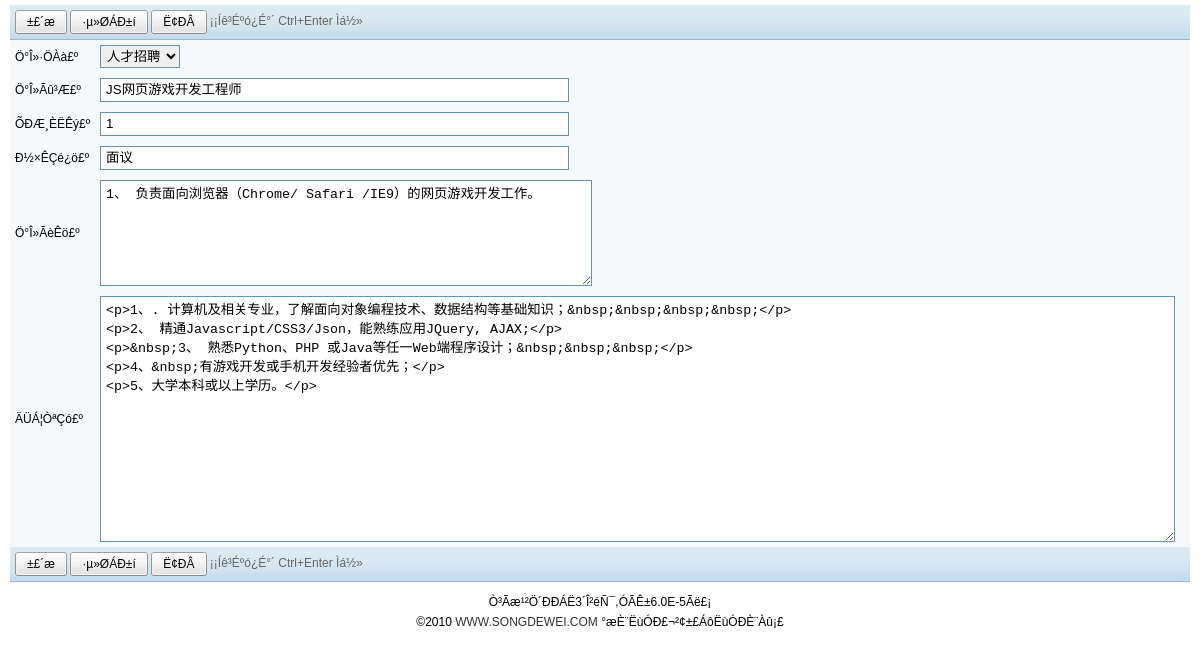
The page /admin/admin_jobs.php?action=edit&id=2 (signed in) on the database its author committed.
### tables this page shows
CREATE TABLE `sdw_jobs` (
  `id` int(11) NOT NULL auto_increment,
  `cid` int(11) default NULL,
  `jobtitle` varchar(30) default NULL,
  `numbers` int(11) default '1',
  `salary` varchar(20) default NULL,
  `jobdescription` varchar(200) default NULL,
  `content` mediumtext,
  `dateline` varchar(20) default NULL,
  `views` int(11) default '0',
  `audited` tinyint(4) default '0',
  PRIMARY KEY  (`id`)
);

### include/common.func.php (called while the page is built, shortened)
<?php
function get_editor($inputname,$value='',$width='100%',$height='400',$toolbarset='Default') {
   require_once ROOT_PATH.'/include/fckeditor/fckeditor.php';
   $fck = new FCKeditor($inputname);
   $fck->Width  = $width;
   $fck->Height = $height;
   $fck->Value  = $value;
   $fck->ToolbarSet = $toolbarset;
   $fck->BasePath = '../include/fckeditor/';
   return $fck->CreateHtml();
}
?>

### include/db_mysql.php (called while the page is built, shortened)
<?php
Class DB {
	function query($SQL,$method=''){
		$GLOBALS['tablepre']=='sdw_' or $SQL=str_replace('sdw_',$GLOBALS['tablepre'],$SQL);
		if($method=='U_B' && function_exists('mysql_unbuffered_query')){
			$query = mysql_unbuffered_query($SQL);
		}else{
			$query = mysql_query($SQL);
		}
		return $query;
	}
	function get_one($SQL){
		$query=$this->query($SQL,'U_B');
		$rs =&mysql_fetch_array($query, MYSQL_ASSOC);
		return $rs;
	}
}
?>

### include/content.func.php (called while the page is built, shortened)
<?php
function get_jobs_category($cid=0){
	global $db,$cfg;
	$category = array();
	$categoryquery = $db->query("SELECT * FROM sdw_jobs_cat ORDER BY displayorder ASC,cid ASC");
	while ($categoryrs = $db->fetch_array($categoryquery)){
		$categoryrs['caturl'] = $cfg['isstatic']==1 ? 'jobs-'.$categoryrs['cid'].'-1.html' : 'jobs.php?cid='.$categoryrs['cid'];
		$categoryrs['selected'] = $categoryrs['cid'] == $cid ? ' selected="selected"' : '';
		$category[$categoryrs['cup']][] = $categoryrs;
	}
	return $category;
}
?>

### sysdata/templates_c/admin/%%48^486^48608FDC%%admin_jobs.htm.php (the view, shortened to what this page needs)
<?php $_smarty_tpl_vars = $this->_tpl_vars;
$this->_tpl_vars = $_smarty_tpl_vars;
 ?>
<?php if ($_GET['action'] == 'addnew' || $_GET['action'] == 'edit'): ?>
<div class="main-div">
	<div class="toolbar">
		<span class="btn btn-dft" onclick="checkSubmit(document.jobs)" onmouseover="this.className='btn btn-hover'" onmouseup="this.className='btn btn-hover'" onmousedown="this.className='btn btn-active'" onmouseout="this.className='btn btn-dft'" tabindex="0"><span><?php echo $this->_tpl_vars['lang']['save']; ?>
</span></span>
		<span class="btn btn-dft" onclick="Location('<?php echo $_SERVER['PHP_SELF']; ?>
')" onmouseover="this.className='btn btn-hover'" onmouseup="this.className='btn btn-hover'" onmousedown="this.className='btn btn-active'" onmouseout="this.className='btn btn-dft'" tabindex="0"><span><?php echo $this->_tpl_vars['lang']['back_list']; ?>
</span></span>
		<span class="btn btn-dft" onclick="window.location.reload()" onmouseover="this.className='btn btn-hover'" onmouseup="this.className='btn btn-hover'" onmousedown="this.className='btn btn-active'" onmouseout="this.className='btn btn-dft'" tabindex="0"><span><?php echo $this->_tpl_vars['lang']['refresh']; ?>
</span></span>
		<span class="ctrlenter">¡¡<?php echo $this->_tpl_vars['lang']['ctrlenter']; ?>
</span>
	</div>
	<form name="jobs" action="<?php echo $_SERVER['PHP_SELF']; ?>
?action=save" method="post">
	<table border="0" cellspacing="0" cellpadding="0" class="form-table">
	  <tr>
		<td width="60"><?php echo $this->_tpl_vars['lang']['job_category']; ?>
£º</td>
		<td>
		<select name="cid">
			<?php $_from = $this->_tpl_vars['category']['0']; if (!is_array($_from) && !is_object($_from)) { settype($_from, 'array'); }if (count($_from)):
    foreach ($_from as $this->_tpl_vars['group']):
?>
			<option class="big" value="<?php echo $this->_tpl_vars['group']['cid']; ?>
"<?php echo $this->_tpl_vars['group']['selected']; ?>
<?php if ($this->_tpl_vars['group']['disabled'] == 1): ?> disabled="disabled"<?php endif; ?>><?php echo $this->_tpl_vars['group']['name']; ?>
</option>
			<?php endforeach; endif; unset($_from); ?>
		</select>
		</td>
	  </tr>
	  <tr>
		<td><?php echo $this->_tpl_vars['lang']['job_jobtitle']; ?>
£º</td>
		<td><input type="text" class="textinput" name="jobtitle" size="55" value="<?php echo $this->_tpl_vars['job']['jobtitle']; ?>
" /></td>
	  </tr>
	  <tr>
		<td><?php echo $this->_tpl_vars['lang']['job_numbers']; ?>
£º</td>
		<td><input type="text" class="textinput" name="numbers" size="55" value="<?php echo $this->_tpl_vars['job']['numbers']; ?>
" /></td>
	  </tr>
	  <tr>
		<td><?php echo $this->_tpl_vars['lang']['job_salary']; ?>
£º</td>
		<td><input type="text" class="textinput" name="salary" size="55" value="<?php echo $this->_tpl_vars['job']['salary']; ?>
" /></td>
	  </tr>
	  <tr>
		<td><?php echo $this->_tpl_vars['lang']['job_description']; ?>
£º</td>
		<td><textarea name="jobdescription" style="width:480px; height:100px;"><?php echo $this->_tpl_vars['job']['jobdescription']; ?>
</textarea></td>
	  </tr>
	  <tr>
		<td><?php echo $this->_tpl_vars['lang']['job_content']; ?>
£º</td>
		<td><?php echo $this->_tpl_vars['editor']; ?>
</td>
	  </tr>
	</table>
	</form>
	<div class="toolbar">
		<span class="btn btn-dft" onclick="checkSubmit(document.jobs)" onmouseover="this.className='btn btn-hover'" onmouseup="this.className='btn btn-hover'" onmousedown="this.className='btn btn-active'" onmouseout="this.className='btn btn-dft'" tabindex="0"><span><?php echo $this->_tpl_vars['lang']['save']; ?>
</span></span>
		<span class="btn btn-dft" onclick="Location('<?php echo $_SERVER['PHP_SELF']; ?>
')" onmouseover="this.className='btn btn-hover'" onmouseup="this.className='btn btn-hover'" onmousedown="this.className='btn btn-active'" onmouseout="this.className='btn btn-dft'" tabindex="0"><span><?php echo $this->_tpl_vars['lang']['back_list']; ?>
</span></span>
		<span class="btn btn-dft" onclick="window.location.reload()" onmouseover="this.className='btn btn-hover'" onmouseup="this.className='btn btn-hover'" onmousedown="this.className='btn btn-active'" onmouseout="this.className='btn btn-dft'" tabindex="0"><span><?php echo $this->_tpl_vars['lang']['refresh']; ?>
</span></span>
		<span class="ctrlenter">¡¡<?php echo $this->_tpl_vars['lang']['ctrlenter']; ?>
</span>
	</div>
</div>
<?php endif; ?>

### include/fckeditor/fckeditor.php (shortened to what this page needs)
<?php
function FCKeditor_IsCompatibleBrowser()
{
	if ( isset( $_SERVER ) ) {
		$sAgent = $_SERVER['HTTP_USER_AGENT'] ;
	}
	if ( strpos($sAgent, 'MSIE') !== false && strpos($sAgent, 'mac') === false && strpos($sAgent, 'Opera') === false )
	{
		$iVersion = (float)substr($sAgent, strpos($sAgent, 'MSIE') + 5, 3) ;
		return ($iVersion >= 5.5) ;
	}
	else if ( strpos($sAgent, 'Gecko/') !== false )
	{
		$iVersion = (int)substr($sAgent, strpos($sAgent, 'Gecko/') + 6, 8) ;
		return ($iVersion >= 20030210) ;
	}
	else if ( strpos($sAgent, 'Opera/') !== false )
	{
		$fVersion = (float)substr($sAgent, strpos($sAgent, 'Opera/') + 6, 4) ;
		return ($fVersion >= 9.5) ;
	}
	else if ( preg_match( "|AppleWebKit/(\d+)|i", $sAgent, $matches ) )
	{
		$iVersion = $matches[1] ;
		return ( $matches[1] >= 522 ) ;
	}
	else
		return false ;
}
class FCKeditor
{
	var $InstanceName ;
	var $BasePath ;
	var $Width ;
	var $Height ;
	var $ToolbarSet ;
	var $Value ;
	function __construct( $instanceName )
	{
		$this->InstanceName	= $instanceName ;
		$this->BasePath		= '/editor/' ;
		$this->Width		= '100%' ;
		$this->Height		= '350' ;
		$this->ToolbarSet	= 'Default' ;
		$this->Value		= '' ;
	}
	function CreateHtml()
	{
		$HtmlValue = htmlspecialchars( $this->Value ) ;
		$Html = '' ;
		if ( $this->IsCompatible() )
		{
			$File = 'fckeditor.html' ;
			$Link = "{$this->BasePath}editor/{$File}?InstanceName={$this->InstanceName}" ;
			if ( $this->ToolbarSet != '' )
				$Link .= "&amp;Toolbar={$this->ToolbarSet}" ;
			$Html .= "<input type=\"hidden\" id=\"{$this->InstanceName}\" name=\"{$this->InstanceName}\" value=\"{$HtmlValue}\" style=\"display:none\" />" ;
			$Html .= "<input type=\"hidden\" id=\"{$this->InstanceName}___Config\" value=\"" . $this->GetConfigFieldString() . "\" style=\"display:none\" />" ;
			$Html .= "<iframe id=\"{$this->InstanceName}___Frame\" src=\"{$Link}\" width=\"{$this->Width}\" height=\"{$this->Height}\" frameborder=\"0\" scrolling=\"no\"></iframe>" ;
		}
		else
		{
			if ( strpos( $this->Width, '%' ) === false )
				$WidthCSS = $this->Width . 'px' ;
			else
				$WidthCSS = $this->Width ;
			if ( strpos( $this->Height, '%' ) === false )
				$HeightCSS = $this->Height . 'px' ;
			else
				$HeightCSS = $this->Height ;
			$Html .= "<textarea name=\"{$this->InstanceName}\" rows=\"4\" cols=\"40\" style=\"width: {$WidthCSS}; height: {$HeightCSS}\">{$HtmlValue}</textarea>" ;
		}
		return $Html ;
	}
	function IsCompatible()
	{
		return FCKeditor_IsCompatibleBrowser() ;
	}
}
?>

### admin/images/style.css (style rules this page uses)
* { padding:0px; margin:0px;word-wrap:break-word; }
body { padding: 5px 10px; font:12px Arial; background:#ffffff; }
.main-div { background: #FFF;margin-bottom: 10px; }
.textinput { height:18px; line-height:18px; border:1px #6C92AD solid; vertical-align:middle; padding:2px 5px; }
textarea { border:1px #6C92AD solid; padding:2px 5px; }
select { padding:2px; line-height:22px; border:1px #6C92AD solid; vertical-align:middle; z-index:3; }
select option { display:block; vertical-align:middle; }
.big,big a { font-weight:bold !important; }
.btn,.btn span { background-image:url(bg.png); background-repeat:no-repeat; background-attachment:scroll; background-color:transparent; cursor:pointer; overflow:hidden; text-align:center; white-space:nowrap; border:0 none; color:#000000; margin:0; overflow:hidden; text-decoration:none; display:inline-block; }
.btn { height:24px; vertical-align:middle; }
.btn span { line-height:15px; margin-right:3px; padding:5px 9px 4px 12px; }
.btn-dft span { background-position:-1692px 0; }
.btn-dft { background-position:100% -24px; }
.toolbar { background-image:url(bgx.png); background-repeat:repeat-x; background-position:0px -144px; height:30px; clear:both; padding:5px 5px 0px 5px; position:relative; vertical-align:middle; display:block; z-index:auto; }
table.form-table { width:100%; border:0px; margin: 0 auto; padding:0; clear:both; background-color:#F6F9FC; }
table.form-table td { padding:5px; text-align:left; }
.ctrlenter { color:#666666; }

### rows shown on the page
sdw_jobs: jobtitle "JS网页游戏开发工程师", numbers "1", salary "面议", jobdescription "1、 负责面向浏览器（Chrome/ Safari /IE9）的网页游戏开发工作。", content "<p>1、. 计算机及相关专业，了解面向对象编程技术、数据结构等基础知识；&nbsp;&nbsp;&nbsp;&nbsp;</p> <p>2、 精通Javascript/CSS3/Json，能熟练应用JQuery, AJAX;</p> <p>&nbsp;3、 熟悉Python、PHP 或Java等任一Web端程序设计；&nbsp;&nbsp;&nbsp;</p> <p>4、&nbsp;有游戏开发或手机开发经验者优先；</p> <p>5、大学本科或以上学历。</p>"

### other values the page prints
$this->_tpl_vars['lang']['save'] "±£´æ"
$this->_tpl_vars['lang']['back_list'] "·µ»ØÁÐ±í"
$this->_tpl_vars['lang']['refresh'] "Ë¢ÐÂ"
$this->_tpl_vars['lang']['ctrlenter'] "Íê³Éºó¿É°´ Ctrl+Enter Ìá½»"
$this->_tpl_vars['lang']['job_category'] "Ö°Î»·ÖÀà"
$this->_tpl_vars['lang']['job_jobtitle'] "Ö°Î»Ãû³Æ"
$this->_tpl_vars['lang']['job_numbers'] "ÕÐÆ¸ÈËÊý"
$this->_tpl_vars['lang']['job_salary'] "Ð½×ÊÇé¿ö"
$this->_tpl_vars['lang']['job_description'] "Ö°Î»ÃèÊö"
$this->_tpl_vars['lang']['job_content'] "ÄÜÁ¦ÒªÇó"
$this->_tpl_vars['query_info'] "Ò³Ãæ¹²Ö´ÐÐÁË3´Î²éÑ¯,ÓÃÊ±6.0E-5Ãë£¡"
form field cid "人才招聘"
